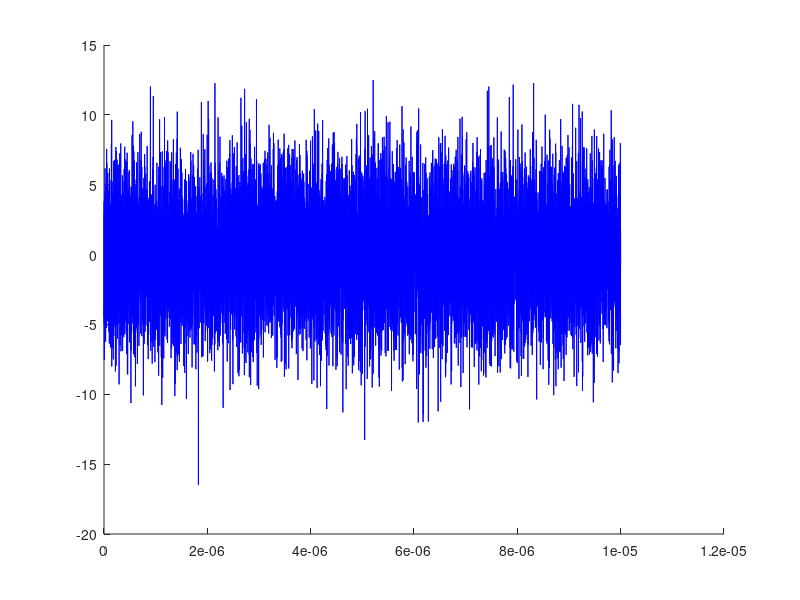

Write MATLAB code to recreate this figure.
ts=1e-9;
T=1e-5;
tau=1e-6;
t=0:ts:T;
R=450;
c=3e8;
idx=round(tau/ts);
td=2*R/c;
noisePower = 3.5;

upSignal=zeros(size(t));
upSignal(1:round(tau/ts))=1;
hold on;
plot(t,upSignal,'r');


backSignal=zeros(size(t));
backSignal(round(td/ts):round(td/ts)+idx)=0.5;
backSignal=backSignal+noisePower*randn(size(backSignal));
hold on ;
plot(t,backSignal,'b');


z = conv(upSignal,backSignal);
[val2,pos2]=max(z);
td2 = round((pos2-1000))*ts;
R2 = round(c*td2/2);
fprintf("R :%d\n",R2);
fprintf("Noise Power :%d\n",noisePower);
fprintf("Error :%d\n",450-R2);
